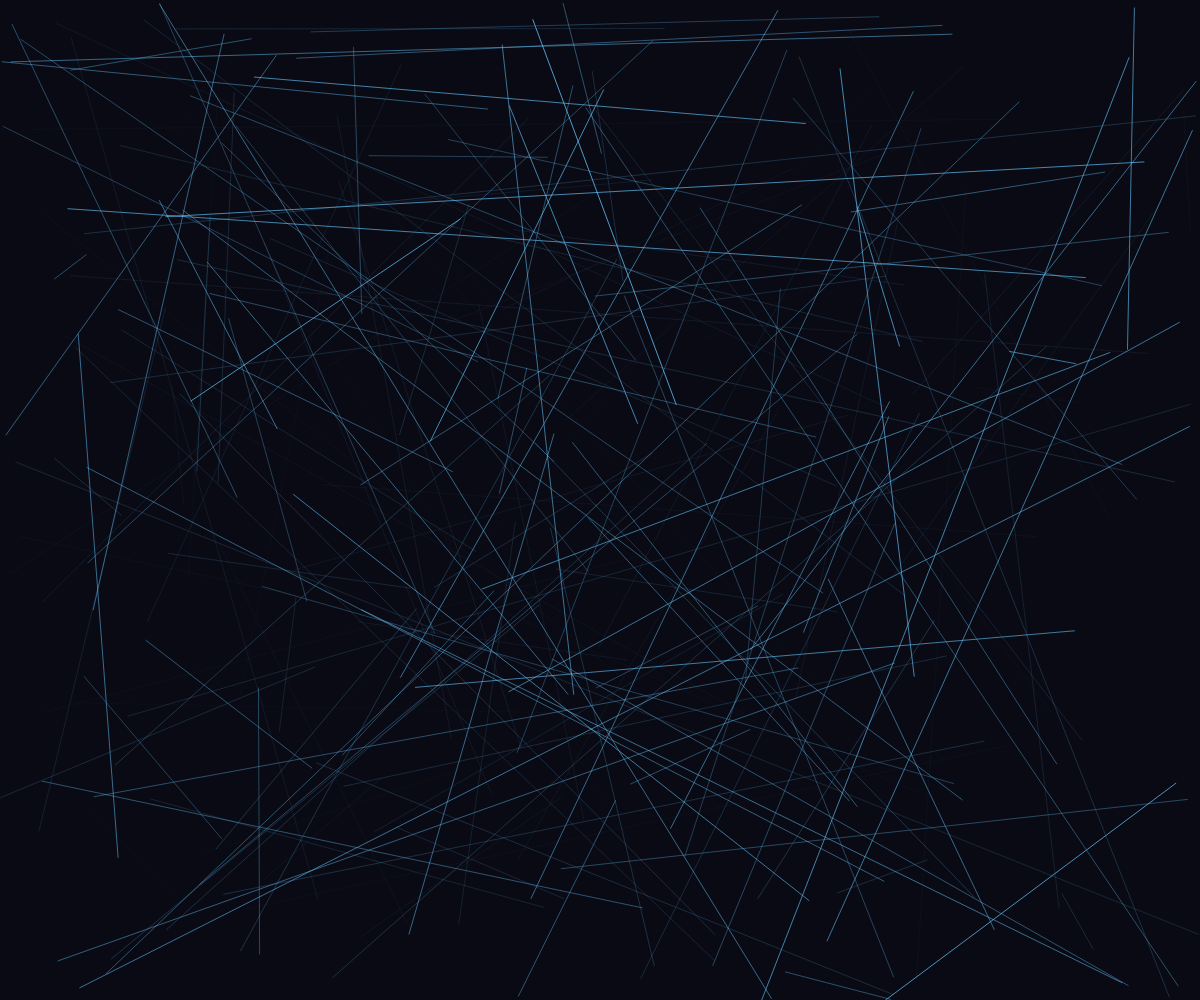
Frame 1 (no input)
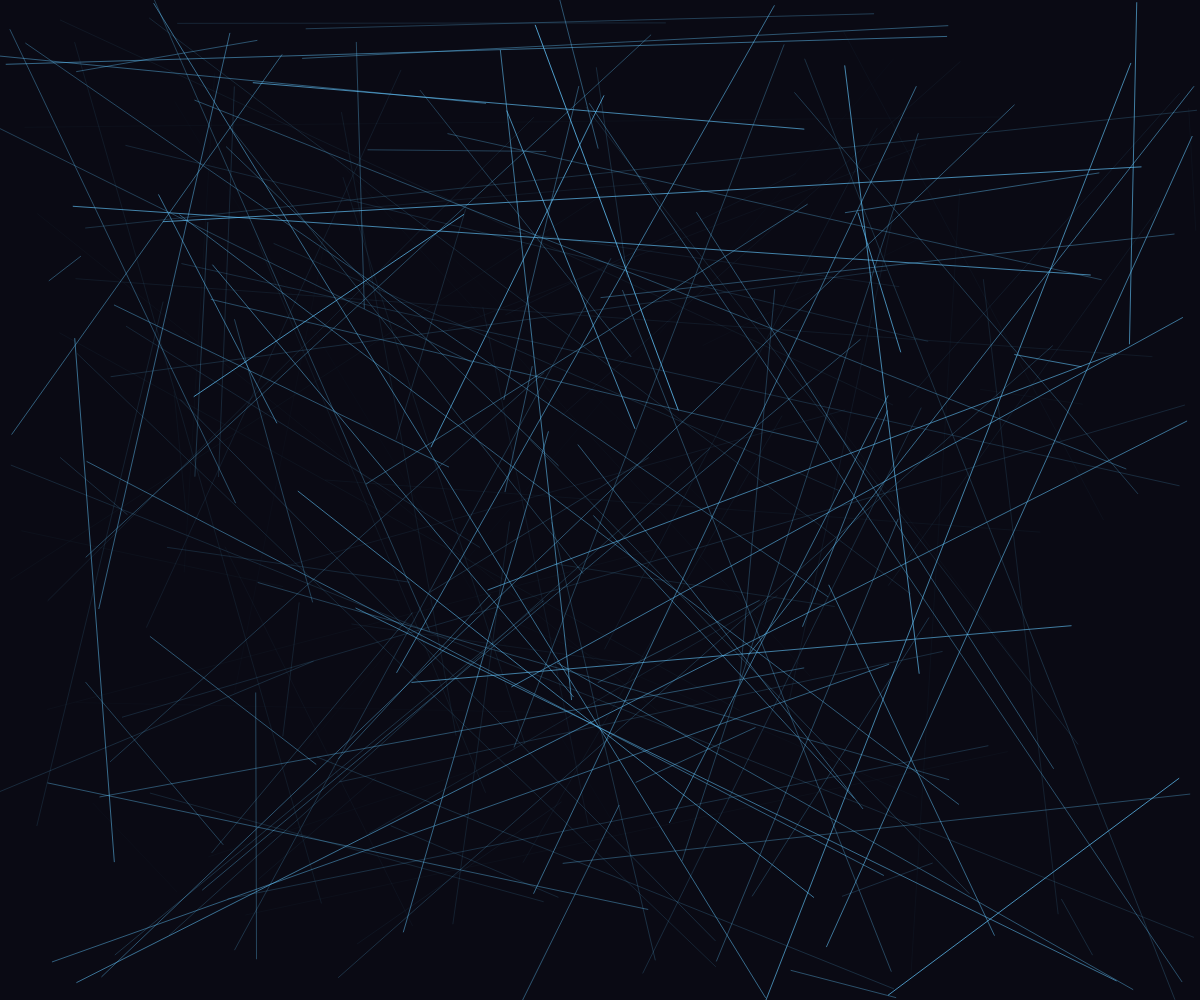
Frame 60 (no input)
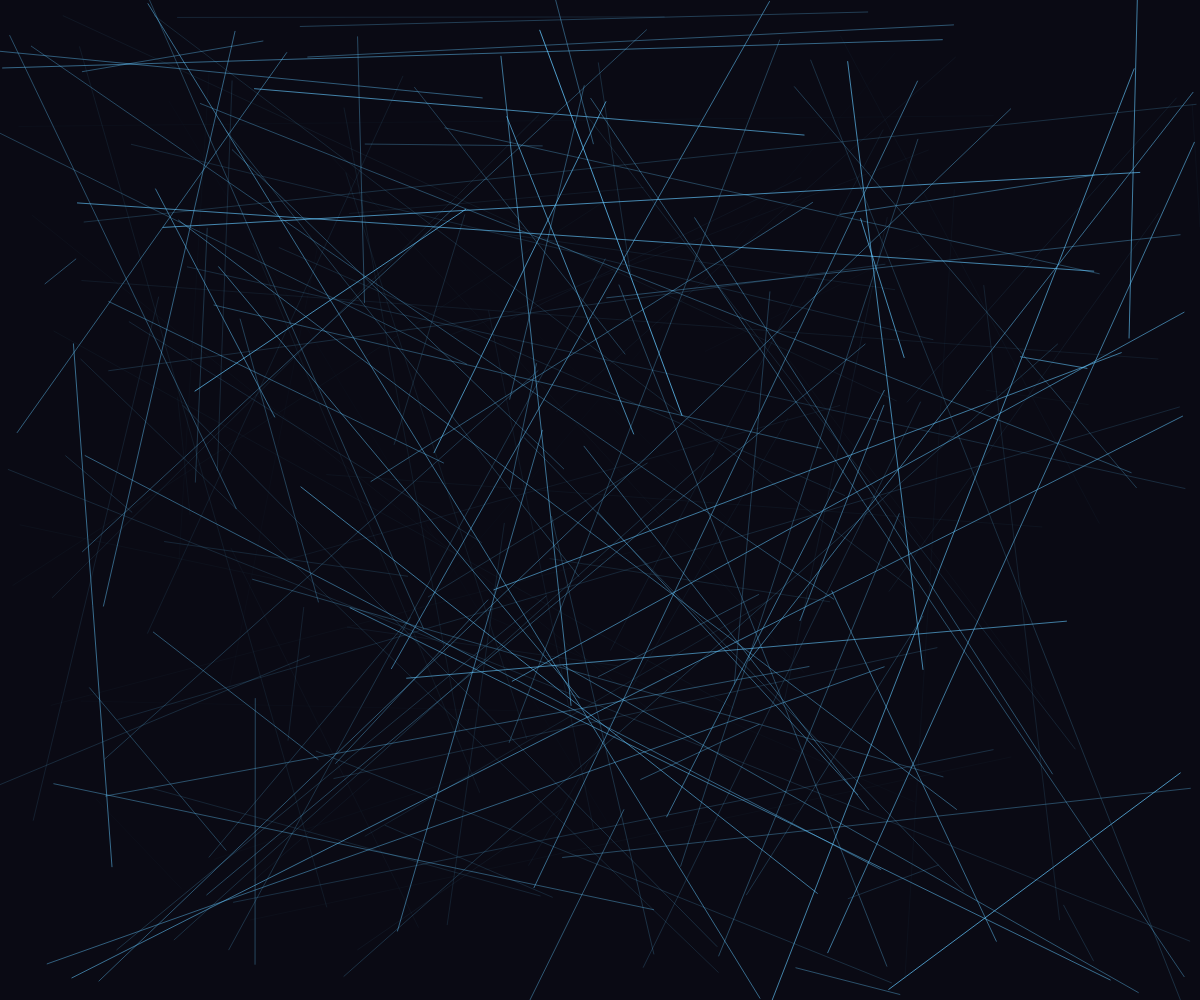
Frame 120 (the mouse pressed at the canvas centre since frame 60)

The p5.js sketch that drew these frames (run headless with seeded random() and noise() and a simulated clock; from frame 60 on, the mouse is pressed at the canvas centre):

// p5.js sketch
// ── sketch.js
let lines = [];
let time = 0;

function setup() {
  createCanvas(windowWidth, windowHeight);
  // Initialize the lattice with lines
  for (let i = 0; i < 200; i++) {
    lines.push({
      x1: random(width),
      y1: random(height),
      x2: random(width),
      y2: random(height),
      opacity: random(50, 200),
      speed: random(0.001, 0.005),
      phase: random(TWO_PI)
    });
  }
}

function draw() {
  background(10, 10, 20);
  
  time += 0.01;
  
  for (let i = 0; i < lines.length; i++) {
    let l = lines[i];
    
    // Pulsate opacity
    let pulse = sin(time * l.speed + l.phase) * 0.5 + 0.5;
    let currentOpacity = l.opacity * pulse;
    
    // Occasionally break connectivity (gaps)
    let gapChance = 0.001;
    if (random() < gapChance) {
      continue; // Skip drawing this line segment
    }
    
    stroke(100, 200, 255, currentOpacity);
    strokeWeight(1);
    line(l.x1, l.y1, l.x2, l.y2);
    
    // Slight movement to create shimmering effect
    l.x1 += sin(time * 0.5 + i) * 0.1;
    l.y1 += cos(time * 0.3 + i) * 0.1;
    l.x2 += sin(time * 0.7 + i) * 0.1;
    l.y2 += cos(time * 0.4 + i) * 0.1;
  }
}

function windowResized() {
  resizeCanvas(windowWidth, windowHeight);
}
